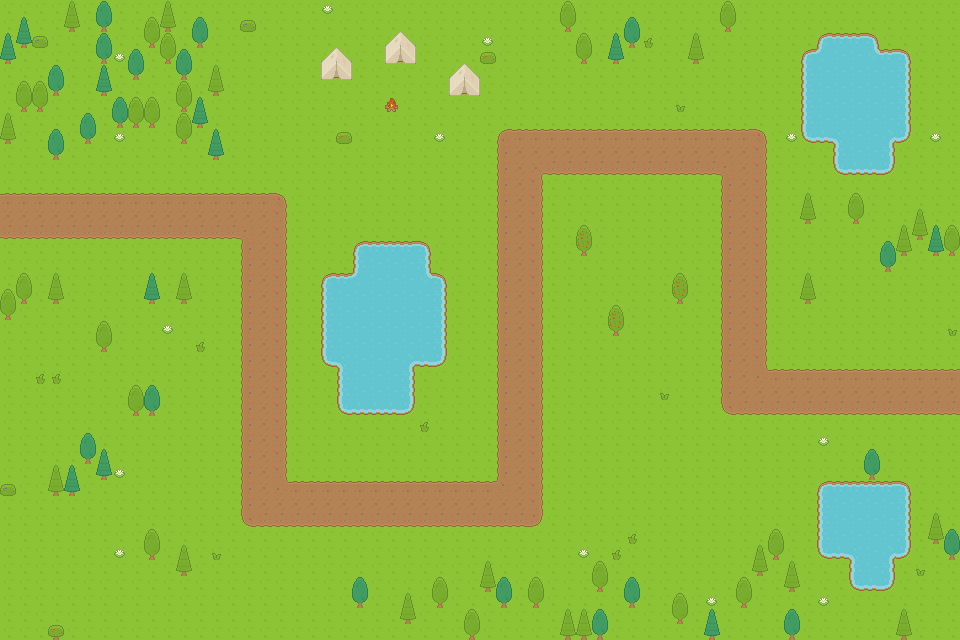

The image is a tile-based game level rendered from a .tmx file. Its description and source (layers, tilesets, objects; grid data summarised) follow:
An orthogonal 60x40 tile map with 16x16 px tiles, 3 tile layers (Boden, Weg, Deko) and 108 objects (80x Baum, 8x Teich, 7x Busch, 7x PfadAussen, 3x Tent, ...).

<map version="1.10" tiledversion="1.11.2" orientation="orthogonal" renderorder="right-down" width="60" height="40" tilewidth="16" tileheight="16" infinite="0" nextlayerid="5" nextobjectid="115">
 <tileset firstgid="1" name="Roguelike" tilewidth="16" tileheight="16" spacing="1" tilecount="1767" columns="57">
  <image source="roguelikeSheet_transparent.png" width="968" height="526" />
 </tileset>
 <layer id="1" name="Boden" width="60" height="40">
  <data>[2400 cells, 2400 non-empty, 14 distinct tile ids]</data>
 </layer>
 <layer id="2" name="Weg" width="60" height="40">
  <data>[2400 cells, 345 non-empty, 13 distinct tile ids]</data>
 </layer>
 <layer id="3" name="Deko" width="60" height="40">
  <data>[2400 cells, 205 non-empty, 21 distinct tile ids]</data>
 </layer>
 <objectgroup id="4" name="Logik">
  <object id="1" name="Spawn" type="Spawn" x="0" y="192.0" width="8" height="48" />
  <object id="2" name="Ziel" type="Ziel" x="952" y="368.0" width="8" height="48" />
  <object id="3" name="Pfad" type="Pfad" x="-8" y="216">
   <polyline points="0,0 272,0 272,288 528,288 528,-64 752,-64 752,176 976,176" />
  </object>
  <object id="4" name="Tent" type="Tent" x="320" y="48" width="32" height="32" />
  <object id="5" name="Tent" type="Tent" x="384" y="32" width="32" height="32" />
  <object id="6" name="Tent" type="Tent" x="448" y="64" width="32" height="32" />
  <object id="7" name="Busch" type="Busch" x="384" y="96" width="16" height="16" />
  <object id="8" name="Baum" type="Baum" x="48" y="128" width="16" height="32" />
  <object id="9" name="Baum" type="Baum" x="80" y="112" width="16" height="32" />
  <object id="10" name="Baum" type="Baum" x="144" y="16" width="16" height="32" />
  <object id="11" name="Baum" type="Baum" x="0" y="112" width="16" height="32" />
  <object id="12" name="Baum" type="Baum" x="128" y="48" width="16" height="32" />
  <object id="13" name="Baum" type="Baum" x="176" y="112" width="16" height="32" />
  <object id="14" name="Baum" type="Baum" x="208" y="128" width="16" height="32" />
  <object id="15" name="Baum" type="Baum" x="96" y="32" width="16" height="32" />
  <object id="16" name="Baum" type="Baum" x="160" y="32" width="16" height="32" />
  <object id="17" name="Baum" type="Baum" x="96" y="0" width="16" height="32" />
  <object id="18" name="Baum" type="Baum" x="192" y="16" width="16" height="32" />
  <object id="19" name="Baum" type="Baum" x="64" y="0" width="16" height="32" />
  <object id="20" name="Baum" type="Baum" x="112" y="96" width="16" height="32" />
  <object id="21" name="Baum" type="Baum" x="192" y="96" width="16" height="32" />
  <object id="22" name="Baum" type="Baum" x="32" y="80" width="16" height="32" />
  <object id="23" name="Baum" type="Baum" x="0" y="32" width="16" height="32" />
  <object id="24" name="Baum" type="Baum" x="48" y="64" width="16" height="32" />
  <object id="25" name="Baum" type="Baum" x="96" y="64" width="16" height="32" />
  <object id="26" name="Baum" type="Baum" x="128" y="96" width="16" height="32" />
  <object id="27" name="Baum" type="Baum" x="144" y="96" width="16" height="32" />
  <object id="28" name="Baum" type="Baum" x="160" y="0" width="16" height="32" />
  <object id="29" name="Baum" type="Baum" x="176" y="80" width="16" height="32" />
  <object id="30" name="Baum" type="Baum" x="176" y="48" width="16" height="32" />
  <object id="31" name="Baum" type="Baum" x="208" y="64" width="16" height="32" />
  <object id="32" name="Baum" type="Baum" x="16" y="16" width="16" height="32" />
  <object id="33" name="Baum" type="Baum" x="16" y="80" width="16" height="32" />
  <object id="34" name="Baum" type="Baum" x="96" y="320" width="16" height="32" />
  <object id="35" name="Baum" type="Baum" x="64" y="464" width="16" height="32" />
  <object id="36" name="Baum" type="Baum" x="16" y="272" width="16" height="32" />
  <object id="37" name="Baum" type="Baum" x="144" y="272" width="16" height="32" />
  <object id="38" name="Baum" type="Baum" x="176" y="544" width="16" height="32" />
  <object id="39" name="Baum" type="Baum" x="128" y="384" width="16" height="32" />
  <object id="40" name="Baum" type="Baum" x="48" y="272" width="16" height="32" />
  <object id="41" name="Baum" type="Baum" x="0" y="288" width="16" height="32" />
  <object id="42" name="Baum" type="Baum" x="144" y="528" width="16" height="32" />
  <object id="43" name="Baum" type="Baum" x="48" y="464" width="16" height="32" />
  <object id="44" name="Baum" type="Baum" x="144" y="384" width="16" height="32" />
  <object id="45" name="Baum" type="Baum" x="176" y="272" width="16" height="32" />
  <object id="46" name="Baum" type="Baum" x="80" y="432" width="16" height="32" />
  <object id="47" name="Baum" type="Baum" x="96" y="448" width="16" height="32" />
  <object id="48" name="Baum" type="Baum" x="704" y="608" width="16" height="32" />
  <object id="49" name="Baum" type="Baum" x="592" y="608" width="16" height="32" />
  <object id="50" name="Baum" type="Baum" x="576" y="608" width="16" height="32" />
  <object id="51" name="Baum" type="Baum" x="480" y="560" width="16" height="32" />
  <object id="52" name="Baum" type="Baum" x="528" y="576" width="16" height="32" />
  <object id="53" name="Baum" type="Baum" x="672" y="592" width="16" height="32" />
  <object id="54" name="Baum" type="Baum" x="464" y="608" width="16" height="32" />
  <object id="55" name="Baum" type="Baum" x="592" y="560" width="16" height="32" />
  <object id="56" name="Baum" type="Baum" x="496" y="576" width="16" height="32" />
  <object id="57" name="Baum" type="Baum" x="736" y="576" width="16" height="32" />
  <object id="58" name="Baum" type="Baum" x="624" y="576" width="16" height="32" />
  <object id="59" name="Baum" type="Baum" x="752" y="544" width="16" height="32" />
  <object id="60" name="Baum" type="Baum" x="400" y="592" width="16" height="32" />
  <object id="61" name="Baum" type="Baum" x="560" y="608" width="16" height="32" />
  <object id="62" name="Baum" type="Baum" x="352" y="576" width="16" height="32" />
  <object id="63" name="Baum" type="Baum" x="432" y="576" width="16" height="32" />
  <object id="64" name="Baum" type="Baum" x="608" y="32" width="16" height="32" />
  <object id="65" name="Baum" type="Baum" x="560" y="0" width="16" height="32" />
  <object id="66" name="Baum" type="Baum" x="576" y="32" width="16" height="32" />
  <object id="67" name="Baum" type="Baum" x="624" y="16" width="16" height="32" />
  <object id="68" name="Baum" type="Baum" x="720" y="0" width="16" height="32" />
  <object id="69" name="Baum" type="Baum" x="688" y="32" width="16" height="32" />
  <object id="70" name="Baum" type="Baum" x="928" y="224" width="16" height="32" />
  <object id="71" name="Baum" type="Baum" x="800" y="192" width="16" height="32" />
  <object id="72" name="Baum" type="Baum" x="944" y="224" width="16" height="32" />
  <object id="73" name="Baum" type="Baum" x="880" y="240" width="16" height="32" />
  <object id="74" name="Baum" type="Baum" x="896" y="224" width="16" height="32" />
  <object id="75" name="Baum" type="Baum" x="912" y="208" width="16" height="32" />
  <object id="76" name="Baum" type="Baum" x="848" y="192" width="16" height="32" />
  <object id="77" name="Baum" type="Baum" x="800" y="272" width="16" height="32" />
  <object id="78" name="Baum" type="Baum" x="896" y="608" width="16" height="32" />
  <object id="79" name="Baum" type="Baum" x="928" y="512" width="16" height="32" />
  <object id="80" name="Baum" type="Baum" x="864" y="448" width="16" height="32" />
  <object id="81" name="Baum" type="Baum" x="768" y="528" width="16" height="32" />
  <object id="82" name="Baum" type="Baum" x="944" y="528" width="16" height="32" />
  <object id="83" name="Baum" type="Baum" x="784" y="560" width="16" height="32" />
  <object id="84" name="Baum" type="Baum" x="784" y="608" width="16" height="32" />
  </objectgroup>
</map>
<!-- 24 of 108 objects omitted -->
